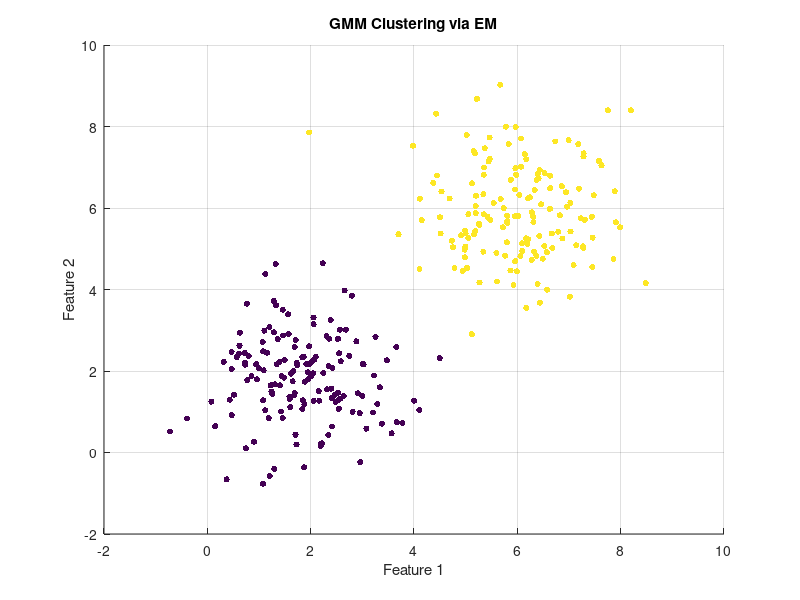

The MATLAB script that drew this image:
% Gaussian Mixture Model (GMM) Clustering (Manual EM)
% BuyPolar Capital - Classical ML Series (MATLAB)

%% Simulate 2D Gaussian clusters
rng(7);
N = 150;
X1 = randn(N,2) + [2 2];
X2 = randn(N,2) + [6 6];
X = [X1; X2];

%% Init EM params
K = 2;
[N, d] = size(X);
mu = X(randperm(N,K), :);
sigma = repmat(eye(d), [1,1,K]);
pi_k = ones(1,K) / K;
gamma = zeros(N,K);

max_iter = 50;

for iter = 1:max_iter
    % E-step: responsibilities
    for k = 1:K
        diff = X - mu(k,:);
        inv_sigma = inv(sigma(:,:,k));
        det_sigma = det(sigma(:,:,k));
        norm_factor = 1 / ((2*pi)^(d/2) * sqrt(det_sigma));
        exponent = sum((diff * inv_sigma) .* diff, 2);
        gamma(:,k) = pi_k(k) * norm_factor * exp(-0.5 * exponent);
    end
    gamma = gamma ./ sum(gamma, 2);

    % M-step: update parameters
    Nk = sum(gamma);
    for k = 1:K
        mu(k,:) = sum(gamma(:,k) .* X) / Nk(k);
        diff = X - mu(k,:);
        sigma(:,:,k) = (diff' * (diff .* gamma(:,k))) / Nk(k);
        pi_k(k) = Nk(k) / N;
    end
end

[~, y_pred] = max(gamma, [], 2);

%% Plot
if ~exist('plots', 'dir')
    mkdir('plots');
end

figure;
scatter(X(:,1), X(:,2), 20, y_pred, 'filled');
title('GMM Clustering via EM');
xlabel('Feature 1'); ylabel('Feature 2'); grid on;

print(gcf, fullfile('plots','gmm_clustering'), '-dpdf');

disp('GMM clustering complete.');